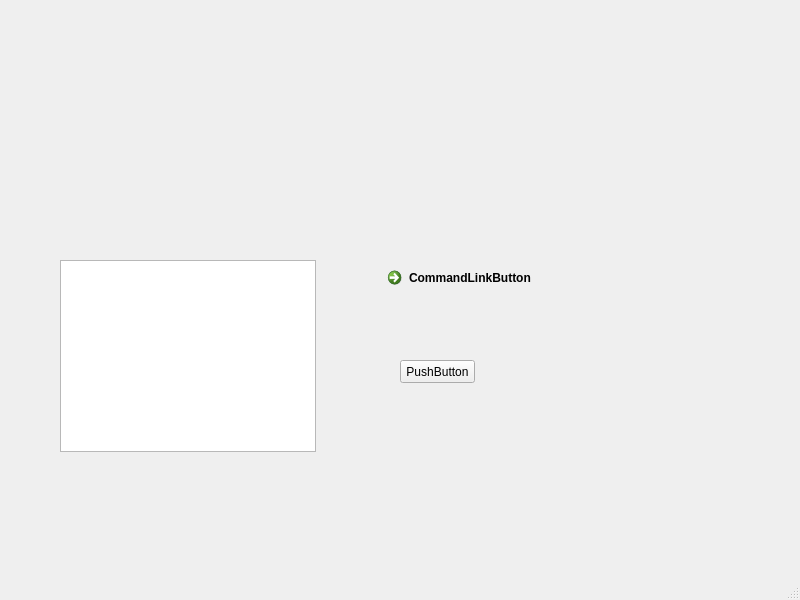
<?xml version="1.0" encoding="UTF-8"?>
<ui version="4.0">
 <class>MainWindow</class>
 <widget class="QMainWindow" name="MainWindow">
  <property name="geometry">
   <rect>
    <x>0</x>
    <y>0</y>
    <width>800</width>
    <height>600</height>
   </rect>
  </property>
  <property name="windowTitle">
   <string>MainWindow</string>
  </property>
  <widget class="QWidget" name="centralwidget">
   <widget class="QPushButton" name="pushButton">
    <property name="geometry">
     <rect>
      <x>400</x>
      <y>360</y>
      <width>75</width>
      <height>23</height>
     </rect>
    </property>
    <property name="text">
     <string>PushButton</string>
    </property>
   </widget>
   <widget class="QCommandLinkButton" name="commandLinkButton">
    <property name="geometry">
     <rect>
      <x>380</x>
      <y>260</y>
      <width>185</width>
      <height>41</height>
     </rect>
    </property>
    <property name="text">
     <string>CommandLinkButton</string>
    </property>
   </widget>
   <widget class="QListView" name="listView">
    <property name="geometry">
     <rect>
      <x>60</x>
      <y>260</y>
      <width>256</width>
      <height>192</height>
     </rect>
    </property>
   </widget>
  </widget>
  <widget class="QMenuBar" name="menubar">
   <property name="geometry">
    <rect>
     <x>0</x>
     <y>0</y>
     <width>800</width>
     <height>21</height>
    </rect>
   </property>
  </widget>
  <widget class="QStatusBar" name="statusbar"/>
 </widget>
 <resources/>
 <connections/>
</ui>
